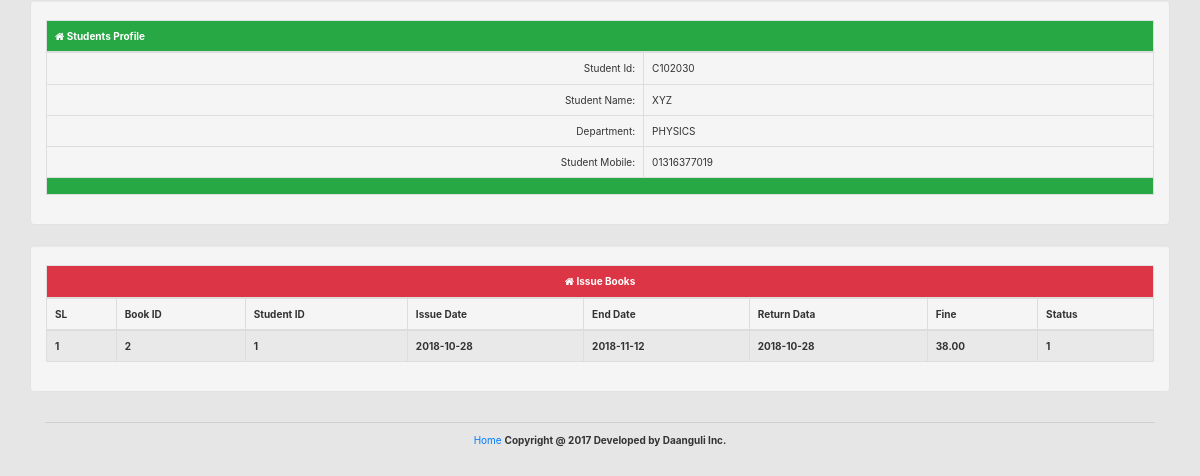
The app's page /profile.php?s_id=1, older data.
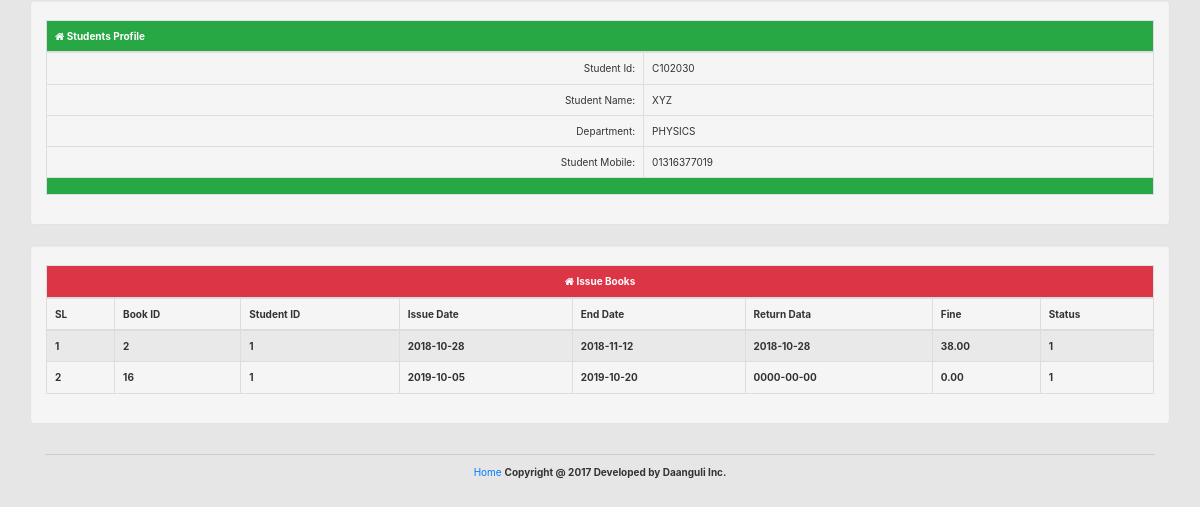
The same page, newer data.
### tables this page shows
CREATE TABLE `libsys_students` (
  `s_id` int(11) NOT NULL,
  `s_code` varchar(50) NOT NULL,
  `s_name` varchar(50) NOT NULL,
  `s_dept` int(11) NOT NULL,
  `s_semester` int(11) NOT NULL,
  `s_contact` varchar(50) NOT NULL,
  `s_password` varchar(255) NOT NULL,
  `s_status` int(11) NOT NULL
);

CREATE TABLE `libsys_departments` (
  `d_id` int(11) NOT NULL,
  `d_code` varchar(100) NOT NULL,
  `d_name` varchar(100) NOT NULL
);

CREATE TABLE `libsys_issue` (
  `i_id` int(11) NOT NULL,
  `i_book_id` int(11) NOT NULL,
  `i_student_id` int(11) NOT NULL,
  `i_check` int(11) NOT NULL COMMENT 'book_id+student_id',
  `i_date` date NOT NULL,
  `i_e_date` date NOT NULL COMMENT 'End date',
  `i_r_date` date NOT NULL,
  `i_fine` decimal(10,2) NOT NULL,
  `i_status` int(11) NOT NULL COMMENT '0=return,1=issued'
);

### includes/functions.php (called while the page is built, shortened)
<?php
include './includes/dbconnect.php';
function get_std_issue_info_by_sID($s_id) {
    $var = array();
    global $link;
    $query = mysqli_query($link,"SELECT * FROM libsys_issue WHERE i_student_id='".$s_id."' ");
    if($query){
        while($row = mysqli_fetch_array($query)){
            $var[] = $row;
        }
    }else{
        echo mysqli_error();
    }
    return $var;
}
function get_student_info_by_id($s_id){
    $var = array();
    global $link;
    $query = mysqli_query($link,"SELECT * FROM libsys_students WHERE s_id='".$s_id."'");
    if($query){
        $var = mysqli_fetch_array($query);
    }
    return $var;
}
function get_dept_info_by_id($d_id){
    $var = array();
    global $link;
    $query = mysqli_query($link,"SELECT * FROM libsys_departments WHERE d_id='".$d_id."'");
    if($query){
        $var = mysqli_fetch_array($query);
    }
    return $var;
}

### profile.php (the view, shortened to what this page needs)
<?php
include './includes/functions.php';
if(isset($_GET['s_id'])){
  $s_id=$_GET['s_id'];
$student_info= get_student_info_by_id($s_id);
$std_issue_info = get_std_issue_info_by_sID($s_id);
$dept_info= get_dept_info_by_id($student_info['s_dept']);
?>
<!DOCTYPE html>
<html>
    <head>
        <?php include './head.php'; ?>
    </head>
    <body class="btn-default">
        <div class="container">
            <div class="row">
                <div class="col-md-12 well">
                    <table class="table table-bordered">
                        <thead>
                            <tr class="btn-success">
                                <td colspan="2"><b><i class="fa fa-home"></i> Students Profile</b></td>
                            </tr>
                        </thead>
                        <tbody>
                            <tr>
                                <td class="text-right">Student Id:</td>
                                <td><?php echo $student_info['s_code']; ?></td>
                            </tr>
                            <tr>
                                <td class="text-right">Student Name:</td>
                                <td><?php echo $student_info['s_name']; ?></td>
                            </tr>
                            <tr>
                                <td class="text-right">Department:</td>
                                <td><?php echo $dept_info['d_name']; ?></td>
                            </tr>
                            <tr>
                                <td class="text-right">Student Mobile:</td>
                                <td><?php echo $student_info['s_contact']; ?></td>
                            </tr>
                        </tbody>
                        <tfoot>
                            <tr class="btn-success">
                                <td colspan="2"></td>
                            </tr>
                        </tfoot>
                    </table>
                </div>
                <div class="col-md-12 well">
                    <?php if($std_issue_info){ ?>
                    <table class="table table-bordered table-striped">
                        <thead>
                            <tr class="btn-danger text-center">
                                <td colspan="8"><b><i class="fa fa-home"></i> Issue Books</b></td>
                            </tr>
                            <tr>
                                <td><b>SL</b></td>
                                <td><b>Book ID</b></td>
                                <td><b>Student ID</b></td>
                                <td><b>Issue Date</b></td>
                                <td><b>End Date</b></td>
                                <td><b>Return Data</b></td>
                                <td><b>Fine</b></td>
                                <td><b>Status</b></td>
                            </tr>
                        </thead>
                        <tbody>
                            <?php
                            $serial = 1;
                            foreach($std_issue_info as $books){
                            ?>
                            <tr>
                                <td><b><?= $serial; ?></b></td>
                                <td><b><?= $books['i_book_id']; ?></b></td>
                                <td><b><?= $books['i_student_id']; ?></b></td>
                                <td><b><?= $books['i_date']; ?></b></td>
                                <td><b><?= $books['i_e_date']; ?></b></td>
                                <td><b><?= $books['i_r_date']; ?></b></td>
                                <td><b><?= $books['i_fine']; ?></b></td>
                                <td><b><?= $books['i_status']; ?></b></td>
                            </tr>
                            <?php $serial++; }?>
                        </tbody>
                    </table>
                    <?php }else{
                        echo "<b>No books are Issued!</b>";
                    } ?>
                </div>
            </div>
            <?php include './footer.php'; ?>
        </div>
    </body>
</html>
<?php }else{
    echo "<meta http-equiv='refresh' content='0.5;url=index.php'>";
} ?>

### head.php (shortened to what this page needs)
<link href="css/bootstrap.min.css" type="text/css" rel="stylesheet"  />
<link href="font-awesome/css/font-awesome.min.css" rel="stylesheet"  />
<link rel="stylesheet" href="https://maxcdn.bootstrapcdn.com/bootstrap/4.1.3/css/bootstrap.min.css">

### footer.php
<hr/>
<center>
    <a href="index.php">Home</a>
    <b>Copyright @ 2017 Developed by Daanguli Inc.</b>
</center>

Row changes from the older to the newer data that the page shows:
added libsys_issue: i_book "16", i_student "1", i_date "2019-10-05", i_e_date "2019-10-20", i_r_date "0000-00-00", i_fine "0.00", i_status "1"
